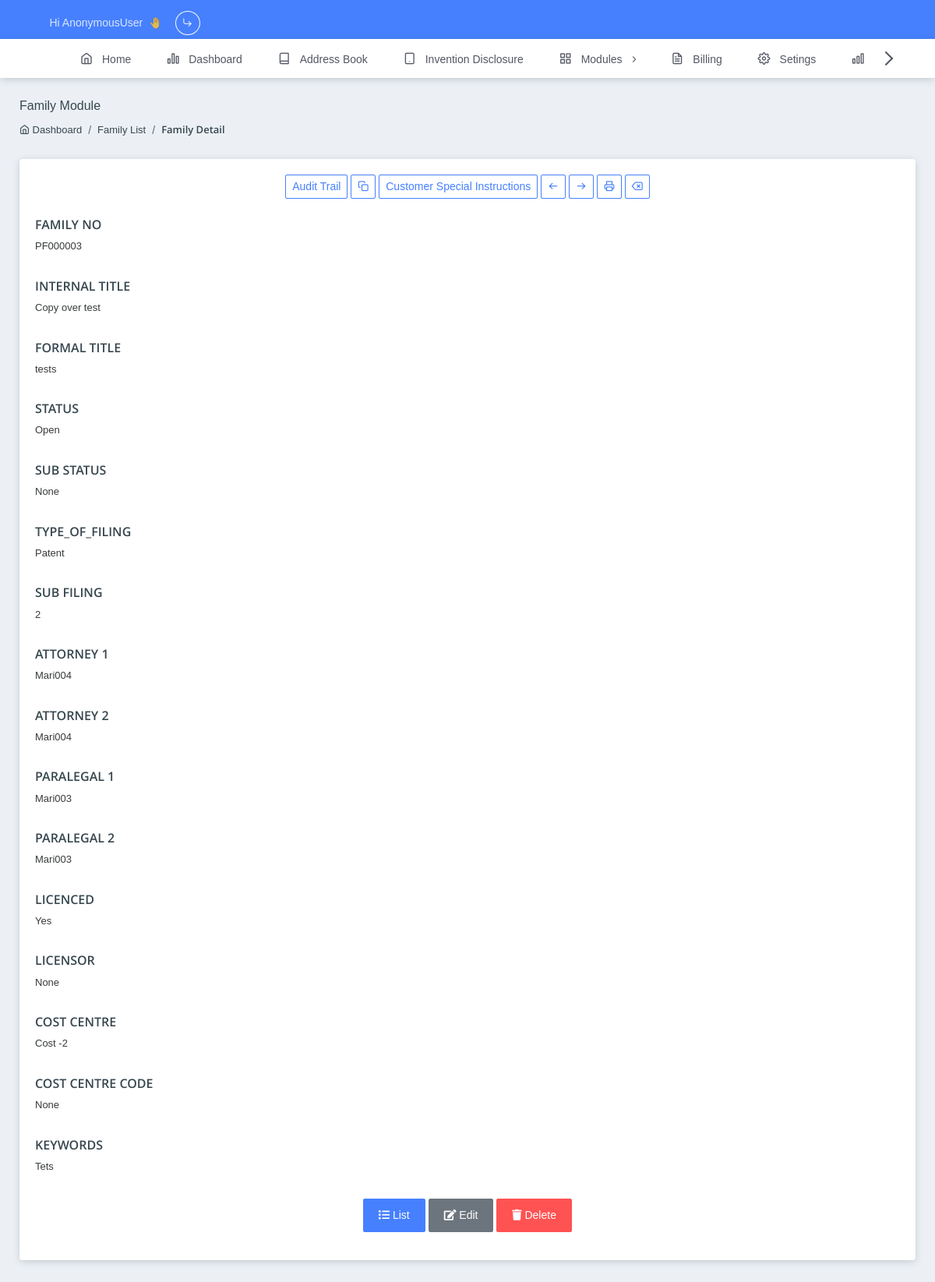
/app/modules/families/detail/3/, run on the app's committed database.
### app/models/modules.py (models this page shows, shortened)
class ModuleBaseModel(BaseModel):
    _official_numbers_fields = []
    _titles_fields = []
    _associates_fields = []
    _associates_refs_fields = []
    _wildcard = models.TextField(null=True, blank=True)
    official_numbers = models.TextField(null=True, blank=True)
    _official_numbers = models.TextField(null=True, blank=True)
    titles = models.TextField(null=True, blank=True)
    _titles = models.TextField(null=True, blank=True)
    _associates = models.TextField(null=True, blank=True)
    _associates_refs = models.TextField(null=True, blank=True)
    class Meta:
        abstract = True

class Family(ModuleBaseModel):
    _official_numbers_fields = ["family_no"]
    _titles_fields = ["internal_title", "formal_title"]
    _associates_fields = ["licensor"]
    _associate_refs_fields = []
    case_no = models.CharField(verbose_name="Case No", max_length=128, blank=True, null=True)
    family_no = models.CharField(max_length=128, blank=True, null=True, verbose_name="Family No")
    internal_title = models.CharField(max_length=128, verbose_name="Internal Title")
    next_annuity_no = models.CharField(max_length=128, blank=True, null=True, verbose_name="Next Annuity No")
    formal_title = models.CharField(max_length=128, blank=True, null=True, verbose_name="Formal Title")
    country = models.CharField(max_length=128, blank=True, null=True, choices=data.countries.COUNTRIES_OPTIONS,
                               verbose_name="Country")
    status = models.CharField(max_length=128, blank=True, null=True, choices=[(i, i) for i in [
        "Open", "Pending", "Filed", "Abandoned", "Sold", "Licensed", "On Hold", "Opposed"]], verbose_name="Status")
    sub_status = models.CharField(max_length=128, blank=True, null=True, choices=[(i, i) for i in [
        "Open", "Pending", "Filed", "Abandoned", "Sold", "Licensed", "On Hold", "Opposed"]], verbose_name="Sub Status")
    type_of_filing = models.CharField(max_length=128, blank=True, null=True, choices=[
        (i, i) for i in ["Trademark", "Design", "Patent"]], verbose_name="Type of Filing")
    sub_filing = models.CharField(max_length=128, blank=True, null=True, choices=[
        (str(i), str(i)) for i in range(1, 5)], verbose_name="Sub Filing")
    primary_attorney = models.ForeignKey("app.Attorney", on_delete=models.SET_NULL,
                                         related_name="family_primary_attorney_set", blank=True, null=True,
                                         verbose_name="Primary Attorney")
    secondary_attorney = models.ForeignKey("app.Attorney", on_delete=models.SET_NULL,
                                           related_name="family_secondary_attorney_set", blank=True, null=True,
                                           verbose_name="Secondary Attorney")
    primary_paralegal = models.ForeignKey("app.Paralegal", on_delete=models.SET_NULL,
                                          related_name="family_primary_paralegal_set", blank=True, null=True,
                                          verbose_name="Primary Paralegal")
    secondary_paralegal = models.ForeignKey("app.Paralegal", on_delete=models.SET_NULL,
                                            related_name="family_secondary_paralegal_set", blank=True, null=True,
                                            verbose_name="Secondary Paralegal")
    inventor = models.ManyToManyField(Inventor, blank=True)
    applicant = models.ManyToManyField(Applicant, blank=True)
    licenced = models.CharField(max_length=4, blank=True, null=True, choices=[
        (i, i) for i in ["Yes", "No"]], verbose_name="Licensed")
    licensor = models.ForeignKey("app.Licensor", on_delete=models.SET_NULL,
                                 related_name="family_licensor_set", blank=True, null=True, verbose_name="Licensor")
    cost_centre = models.CharField(max_length=128, blank=True, null=True, choices=[
        (i, i) for i in ["Cost -1", "Cost -2"]], verbose_name="Cost Centre")
    cost_centre_code = models.CharField(max_length=128, blank=True, null=True, choices=[
        (i, i) for i in ["Applicant 1", "Applicant 2"]], verbose_name="Cost Centre Code")
    keywords = models.CharField(max_length=128, blank=True, null=True, verbose_name="Keywords")

### app/models/contacts.py (models this page shows, shortened)
class Contact(BaseModel):
    MID = models.CharField("ID", max_length=10, unique=True, blank=True, null=True)
    name = models.CharField(max_length=128)
    surname = models.CharField(max_length=128, blank=True, null=True)
    phone = models.CharField(max_length=16, blank=True, null=True)
    email = models.EmailField(max_length=256, blank=True, null=True)
    address_line_1 = models.CharField(max_length=128, blank=True, null=True)
    address_line_2 = models.CharField(max_length=128, blank=True, null=True)
    address_city = models.CharField(max_length=128, blank=True, null=True)
    address_state = models.CharField(max_length=128, blank=True, null=True)
    type = models.CharField(max_length=16, choices=[(i, i) for i in
                                                    ["Inventor", "Applicant", "Licensor", "Licensee", "Consultant",
                                                     "Associate", "Paralegal", "Attorney", "OtherProvider"]])

class ContactDetailsMixin(models.Model):
    nationality = models.CharField(max_length=128, blank=True, null=True, choices=data.countries.COUNTRIES_OPTIONS)
    country_of_registration = models.CharField(max_length=128, blank=True, null=True,
                                               choices=data.countries.COUNTRIES_OPTIONS, verbose_name="Country")
    zip_postal_code = models.CharField("Zip/Postal Code", max_length=12, blank=True, null=True)
    notes = models.TextField(max_length=512, blank=True, null=True)
    class Meta:
        abstract = True

class Attorney(Contact, ContactDetailsMixin):
    attorney_no = models.CharField(max_length=128, blank=True, null=True, verbose_name="Attorney Number")
    def __str__(self):
        return self.attorney_no if self.attorney_no else "Unnamed Attorney"

class Paralegal(Contact, ContactDetailsMixin):
    paralegal_no = models.CharField(max_length=128, blank=True, null=True, verbose_name="Paralegal Number")
    def __str__(self):
        return self.paralegal_no if self.paralegal_no else "Unnamed Paralegal"

### app/views/modules.py (the view)
# urls.py: path("modules/families/detail/<int:pk>/", modules.families_detail_view),
def families_detail_view(request: HttpRequest, pk):
    return render(request, "app/modules/families/details.html", {"item": Family.objects.get(id=pk)})

### app/templates/app/modules/families/details.html (shortened to what this page needs)
{% extends 'app/layout.html' %}
{% load static %}
{% load crispy_forms_tags %}
{% load super_filters %}
{% block css %}
<link rel="stylesheet" href="{% static 'assets/css/plugins/dataTables.bootstrap4.min.css' %}">
<link rel="stylesheet" href="{% static 'assets/css/plugins/select2.min.css' %}">
<link rel="stylesheet" href="{% static 'assets/css/style.css' %}">
<link rel="stylesheet" href="{% static 'app/css/style.css' %}">
{% endblock css %}
{% block content %}
<section class="pcoded-main-container">
    <div class="pcoded-content">
        <div class="page-header">
            <div class="page-block">
                <div class="row align-items-center">
                    <div class="col-md-12">
                        <div class="page-header-title">
                            <h5 class="m-b-10">Family Module</h5>
                        </div>
                        <ul class="breadcrumb">
                            <li class="breadcrumb-item"><a href="/app/"><i class="feather icon-home"></i>&nbsp;Dashboard</a></li>
                            <li class="breadcrumb-item"><a href="/app/modules/families/list/">Family List</a></li>
                            <li class="breadcrumb-item"><a href="/app/modules/families/detail/{{i.id}}/">Family Detail</a></li>
                        </ul>
                    </div>
                </div>
            </div>
        </div>
        <div class="row">
            <div class="col-12">
                <div class="card">
					<div class="card-body">
                        <div class="row ">
                            <div class="col-12 mb-4 text-center">
                                <button class="btn btn-sm btn-outline-primary">Audit Trail</button>
                                <button class="btn btn-sm btn-outline-primary"><i class="feather icon-copy"></i></button>
                                <button class="btn btn-sm btn-outline-primary">Customer Special Instructions</button>
                                <button class="btn btn-sm btn-outline-primary"><i class="feather icon-arrow-left"></i></button>
                                <button class="btn btn-sm btn-outline-primary"><i class="feather icon-arrow-right"></i></button>
                                <button class="btn btn-sm btn-outline-primary"><i class="feather icon-printer"></i></button>
                                <button class="btn btn-sm btn-outline-primary"><i class="feather icon-delete"></i></button>
                            </div>
                            <div class="col-12 mb-3">
                                <h5 class="text-uppercase">family no</h5>
                                <p>
                                    {{item.family_no}}
                                </p>
                            </div>
                            <div class="col-12 mb-3">
                                <h5 class="text-uppercase">internal title</h5>
                                <p>
                                    {{item.internal_title}}
                                </p>
                            </div>
                            <div class="col-12 mb-3">
                                <h5 class="text-uppercase">formal title</h5>
                                <p>
                                    {{item.formal_title}}
                                </p>
                            </div>
                            <div class="col-12 mb-3">
                                <h5 class="text-uppercase">status</h5>
                                <p>
                                    {{item.status}}
                                </p>
                            </div>
                            <div class="col-12 mb-3">
                                <h5 class="text-uppercase">sub status</h5>
                                <p>
                                    {{item.sub_status}}
                                </p>
                            </div>
                            <div class="col-12 mb-3">
                                <h5 class="text-uppercase">type_of_filing</h5>
                                <p>
                                    {{item.type_of_filing}}
                                </p>
                            </div>
                            <div class="col-12 mb-3">
                                <h5 class="text-uppercase">sub filing</h5>
                                <p>
                                    {{item.sub_filing}}
                                </p>
                            </div>
                            <div class="col-12 mb-3">
                                <h5 class="text-uppercase">attorney 1</h5>
                                <p>
                                    {{item.primary_attorney}}
                                </p>
                            </div>
                            <div class="col-12 mb-3">
                                <h5 class="text-uppercase">attorney 2</h5>
                                <p>
                                    {{item.secondary_attorney}}
                                </p>
                            </div>
                            <div class="col-12 mb-3">
                                <h5 class="text-uppercase">paralegal 1</h5>
                                <p>
                                    {{item.primary_paralegal}}
                                </p>
                            </div>
                            <div class="col-12 mb-3">
                                <h5 class="text-uppercase">paralegal 2</h5>
                                <p>
                                    {{item.secondary_paralegal}}
                                </p>
                            </div>
                            <div class="col-12 mb-3">
                                <h5 class="text-uppercase">licenced</h5>
                                <p>
                                    {{item.licenced}}
                                </p>
                            </div>
                            <div class="col-12 mb-3">
                                <h5 class="text-uppercase">licensor</h5>
                                <p>
                                    {{item.licensor}}
                                </p>
                            </div>
                            <div class="col-12 mb-3">
                                <h5 class="text-uppercase">cost centre</h5>
                                <p>
                                    {{item.cost_centre}}
                                </p>
                            </div>
                            <div class="col-12 mb-3">
                                <h5 class="text-uppercase">cost centre code</h5>
                                <p>
                                    {{item.cost_centre_code}}
                                </p>
                            </div>
                            <div class="col-12 mb-3">
                                <h5 class="text-uppercase">keywords</h5>
                                <p>
                                    {{item.keywords}}
                                </p>
                            </div>
                            <div class="col-12 mb-3 text-center">
                                <a href="/app/modules/families/list/" class="btn btn-primary">
                                    <i class="fa fa-list"></i>&nbsp;List
                                </a>
                                <a href="/app/modules/families/edit/{{item.id}}/" class="btn btn-secondary">
                                    <i class="fa fa-edit"></i>&nbsp;Edit
                                </a>
                                <a href="/app/modules/families/delete/{{item.id}}/" class="btn btn-danger">
                                    <i class="fa fa-trash"></i>&nbsp;Delete
                                </a>
                            </div>
                        </div>
					</div>
                </div>
            </div>
        </div>
    </div>
</section>
{% endblock content %}

### data on the page
Family: family_no "PF000003", internal_title "Copy over test", formal_title "tests", status "Open", sub_status "None", type_of_filing "Patent", sub_filing "2", primary_attorney "Mari004", secondary_attorney "Mari004", primary_paralegal "Mari003", secondary_paralegal "Mari003", licenced "Yes", licensor "None", cost_centre "Cost -2", cost_centre_code "None", keywords "Tets"

### other printed values
{{ request.user }} "AnonymousUser"
